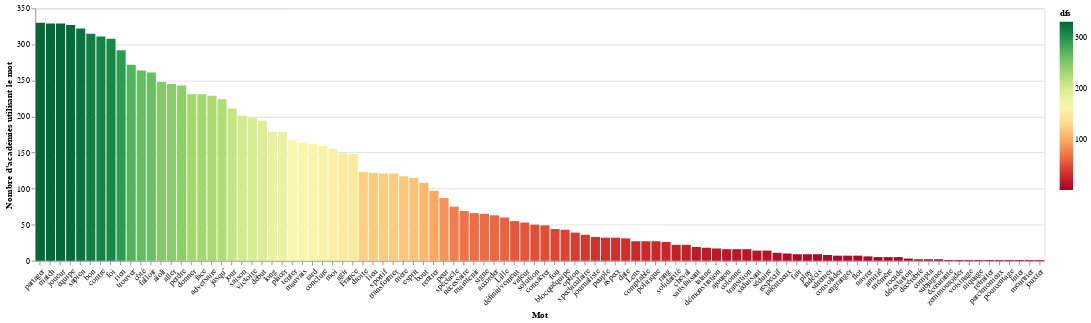

Notebook cell for this chart:
### Markdown cell above
## Mots utilisés dans le plus d'académies

### Code cell
dfs = pd.DataFrame([{"word": dic[k], "dfs": v} for k, v in dic.dfs.items()])

alt.Chart(dfs[:100]).mark_bar().encode(
    y=alt.Y("dfs:Q", title="Nombre d'académies utilisant le mot"),
    x=alt.X(
        "word:O", 
        sort=alt.EncodingSortField(field="dfs", order="descending"),
        axis=alt.Axis(labelAngle=-45),
        title="Mot"
    ),
    color=alt.Color("dfs", scale=alt.Scale(scheme="redyellowgreen")),
    tooltip=[alt.Tooltip(field="word", title="Mot"), alt.Tooltip(field="dfs", title="# Académies")]
).properties(width=1200)

### Figure 1 — Vega-Lite specification as saved in the notebook (floating-point values rounded to 4 significant figures)
{"config": {"view": {"continuousWidth": 400, "continuousHeight": 300}}, "data": {"name": "data-a0caea482333c03579638a026a1be7c9"}, "mark": "bar", "encoding": {"color": {"field": "dfs", "scale": {"scheme": "redyellowgreen"}, "type": "quantitative"}, "tooltip": [{"field": "word", "title": "Mot"}, {"field": "dfs", "title": "# Académies"}], "x": {"axis": {"labelAngle": -45}, "field": "word", "sort": {"field": "dfs", "order": "descending"}, "title": "Mot", "type": "ordinal"}, "y": {"field": "dfs", "title": "Nombre d'académies utilisant le mot", "type": "quantitative"}}, "width": 1200, "$schema": "https://vega.github.io/schema/vega-lite/v4.17.0.json", "datasets": {"data-a0caea482333c03579638a026a1be7c9": [{"word": "aïoli", "dfs": 248}, {"word": "sapien", "dfs": 322}, {"word": "match", "dfs": 329}, {"word": "aller", "dfs": 245}, {"word": "contre", "dfs": 311}, {"word": "Lens", "dfs": 27}, {"word": "donner", "dfs": 231}, {"word": "lieu", "dfs": 122}, {"word": "écœurante", "dfs": 1}, {"word": "démonstration", "dfs": 17}, {"word": "fair", "dfs": 9}, {"word": "play", "dfs": 9}, {"word": "spectaculaire", "dfs": 36}, {"word": "indécis", "dfs": 9}, {"word": "jusqu’", "dfs": 224}, {"word": "bout", "dfs": 108}, {"word": "conclure", "dfs": 159}, {"word": "victoire", "dfs": 198}, {"word": "adversaire", "dfs": 229}, {"word": "accorder", "dfs": 63}, {"word": "agir", "dfs": 149}, {"word": "équipe", "dfs": 327}, {"word": "séduisant", "dfs": 14}, {"word": "début", "dfs": 194}, {"word": "saison", "dfs": 201}, {"word": "ajouton", "dfs": 16}, {"word": "amitié", "dfs": 5}, {"word": "long", "dfs": 179}, {"word": "date", "dfs": 31}, {"word": "consolider", "dfs": 7}, {"word": "valeur", "dfs": 53}, {"word": "partager", "dfs": 330}, {"word": "détestation", "dfs": 3}, {"word": "décérébré", "dfs": 2}, {"word": "zemmouroïder", "dfs": 1}, {"word": "voisinage", "dfs": 1}, {"word": "respectif", "dfs": 11}, {"word": "définitivement", "dfs": 55}, {"word": "placer", "dfs": 179}, {"word": "signe", "dfs": 65}, {"word": "esprit", "dfs": 115}, {"word": "sportif", "dfs": 121}, {"word": "solidarité", "dfs": 22}, {"word": "peuple", "dfs": 32}, {"word": "spectacle", "dfs": 75}, {"word": "navrer", "dfs": 6}, {"word": "colonne", "dfs": 16}, {"word": "consacrer", "dfs": 49}, {"word": "mauvais", "dfs": 164}, {"word": "foi", "dfs": 308}, {"word": "niquage", "dfs": 1}, {"word": "mère", "dfs": 117}, {"word": "bon", "dfs": 315}, {"word": "jour", "dfs": 211}, {"word": "joueur", "dfs": 329}, {"word": "moi", "dfs": 155}, {"word": "tard", "dfs": 162}, {"word": "séduire", "dfs": 14}, {"word": "rentrer", "dfs": 97}, {"word": "rang", "dfs": 26}, {"word": "côté", "dfs": 264}, {"word": "aspect", "dfs": 32}, {"word": "comptable", "dfs": 27}, {"word": "satisfaisant", "dfs": 19}, {"word": "cheval", "dfs": 22}, {"word": "fou", "dfs": 44}, {"word": "transformer", "dfs": 121}, {"word": "mémère", "dfs": 5}, {"word": "retraiter", "dfs": 1}, {"word": "compta", "dfs": 2}, {"word": "tenter", "dfs": 167}, {"word": "rien", "dfs": 292}, {"word": "peur", "dfs": 87}, {"word": "perdre", "dfs": 243}, {"word": "engranger", "dfs": 7}, {"word": "parcimonieux", "dfs": 1}, {"word": "pourcentage", "dfs": 1}, {"word": "nécessaire", "dfs": 69}, {"word": "maintenir", "dfs": 66}, {"word": "flot", "dfs": 7}, {"word": "falloir", "dfs": 261}, {"word": "trouver", "dfs": 272}, {"word": "solution", "dfs": 50}, {"word": "subjuguer", "dfs": 2}, {"word": "sûremer", "dfs": 8}, {"word": "journaliste", "dfs": 33}, {"word": "France", "dfs": 148}, {"word": "inter", "dfs": 1}, {"word": "face", "dfs": 231}, {"word": "politique", "dfs": 27}, {"word": "droite", "dfs": 123}, {"word": "blocquéquipe", "dfs": 43}, {"word": "option", "dfs": 39}, {"word": "transition", "dfs": 16}, {"word": "meurtrier", "dfs": 1}, {"word": "talentueux", "dfs": 10}, {"word": "Lille", "dfs": 60}, {"word": "tatane", "dfs": 18}, {"word": "rocade", "dfs": 5}, {"word": "jouxter", "dfs": 1}]}}
